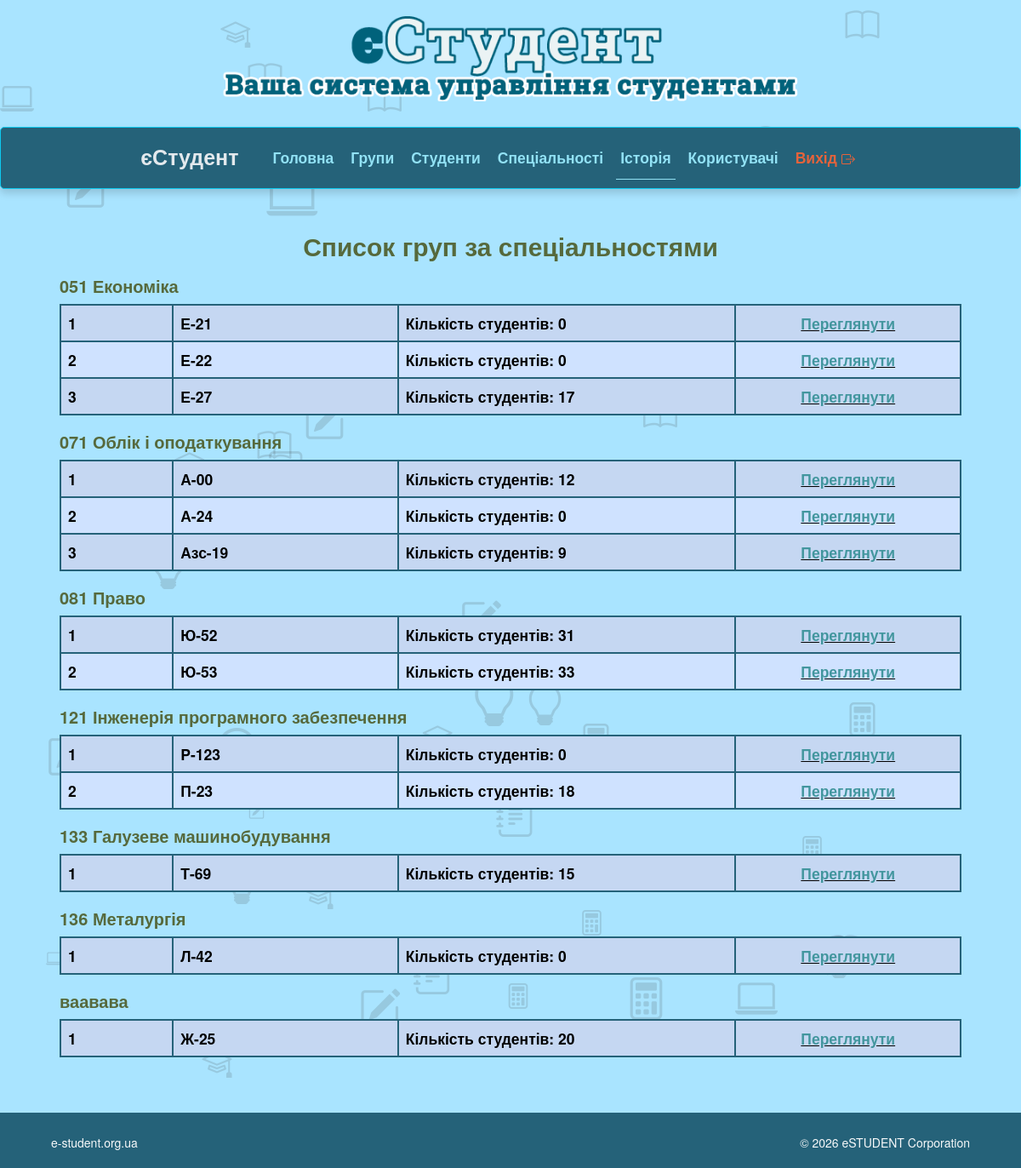
The page /admin/filter_old_group.php (signed in) on the database its author committed.
### tables this page shows
CREATE TABLE `old_st_group` (
  `operation_id` int(11) NOT NULL,
  `operation_name` varchar(63) NOT NULL,
  `operation_date` date NOT NULL,
  `g_vipusc` varchar(3) NOT NULL,
  `g_im` varchar(7) NOT NULL,
  `g_galuz` varchar(50) NOT NULL,
  `g_spec` varchar(80) NOT NULL,
  `g_specz` varchar(80) NOT NULL,
  `g_course` varchar(1) NOT NULL,
  `g_count_stud` int(2) NOT NULL,
  `g_count_derg` int(2) NOT NULL,
  `g_count_comerc` int(2) NOT NULL,
  `g_nastav` varchar(20) NOT NULL,
  `g_formnavch` varchar(10) NOT NULL DEFAULT 'Денна',
  `g_id_sp` varchar(10) NOT NULL
);

### admin/filter_old_group.php (the view, shortened to what this page needs)
<!DOCTYPE html>
<html lang="en">
    <head>
         <link href="https://cdn.jsdelivr.net/npm/bootstrap@5.3.6/dist/css/bootstrap.min.css" rel="stylesheet">
        <link rel="stylesheet" href="../assets/css/bootstrap.css" rel="stylesheet">
		<link rel="stylesheet" href="../css/my_style.css" rel="stylesheet">
	</head>
<body>
    <div id="body-bg">
        <div id="header">
            <div class="container">
                <div class="row">
                    <div class="logo">
                        <a href="index.html" title="">
                            <img style="width: 100%;" src="../assets/img/logo.png" alt="Logo" />
                        </a>
                    </div>
                </div>
            </div>
        </div>
        <?php include ("../include/adm_menu.php"); ?>
        <?php include ("../include/background_icon.php"); ?>
        <div class="container bottom-border">
            <div class="row padding-top-40">
                <div class="col-md-12">
                    <h2 class="text-center" style="color:#56693c;"><strong>Список груп за спеціальностями</strong></h2>
                    <?php
                    $result_specs = mysqli_query($linc, "SELECT DISTINCT g_spec FROM old_st_group   ORDER BY g_spec ASC");
                    if (mysqli_num_rows($result_specs) > 0) {
                        while ($spec = mysqli_fetch_assoc($result_specs)) {
                            echo '<h3 class="fs-2" style="margin-left:10px; margin-top:20px; color:#56693c;"><strong>' . $spec['g_spec'] . '</strong></h3>';
                            $result_groups = mysqli_query($linc, "SELECT * FROM old_st_group  WHERE g_spec='" . mysqli_real_escape_string($linc, $spec['g_spec']) . "' GROUP BY g_im ORDER BY g_im ASC");
                            if (mysqli_num_rows($result_groups) > 0) {
                                echo '<div class="col-md-12" style="margin-top:0px;border:none;">';
                                echo '<table class="table table-primary rounded-1 table-striped 98px fs-3 fs-sm-1 justify-content-center 	table-responsive-md" style="width: 100% ; min-width: 400px;">';
                                $i = 1;
                                while ($group = mysqli_fetch_assoc($result_groups)) {
                                    echo '<tr>';
                                    echo    '<td class="col-md-1" style="white-space: nowrap;"><strong>' . $i . '</strong></td>';
                                    echo    '<td class="col-md-2"><strong>' . $group['g_im'] . '</strong></td>';
                                    echo    '<td class="col-md-3" style="white-space: nowrap;"><strong>Кількість студентів: ' . $group['g_count_stud'] . '</strong></td>';
                                        echo '<td class="col-md-2 fw-bold text-center" style="text-decoration-line: underline; font-size: 16 px;"><strong>';
                                        echo '<a href="view_old	_group.php?g_im=' . $group["g_im"] . '">Переглянути</a>';
                                        echo '</strong></td>';
                                    echo '</tr>';
                                    $i++;
                                }
                                echo '</table></div>';
                            } else {
                                echo '<p class="text-center"><strong>Немає груп для цієї спеціальності</strong></p>';
                            }
                        }
                    } else {
                        echo '<h3 class="fs-2 text-center"><strong>Немає доступних спеціальностей</strong></h3>';
                    }
                    ?>
                </div>
            </div>
        </div>
<?php include ("../include/footer.php");?>
    </div>
</body>
</html>

### css/my_style.css (style rules this page uses)
.container { max-width: 1080px; padding: 10px; width: 100%; }
body { background-color: #3ac1ff6f; }
.logo { margin-bottom: 20px; }
tr,td,th { border-width: 2px; border-color: #256279; align-items:center; justify-items: center; table-layout: auto; }

### include/background_icon.php (style rules this page uses)
body { overflow-x: hidden; position: relative; }

### rows shown on the page
old_st_group: g_im "Е-21", g_count_stud "0"
old_st_group: g_im "Е-22", g_count_stud "0"
old_st_group: g_im "Е-27", g_count_stud "17"
old_st_group: g_im "А-00", g_count_stud "12"
old_st_group: g_im "А-24", g_count_stud "0"
old_st_group: g_im "Азс-19", g_count_stud "9"
old_st_group: g_im "Ю-52", g_count_stud "31"
old_st_group: g_im "Ю-53", g_count_stud "33"
old_st_group: g_im "P-123", g_count_stud "0"
old_st_group: g_im "П-23", g_count_stud "18"
old_st_group: g_im "Т-69", g_count_stud "15"
old_st_group: g_im "Л-42", g_count_stud "0"
old_st_group: g_im "Ж-25", g_count_stud "20"

### other values the page prints
$spec['g_spec'] "051 Економіка"
$spec['g_spec'] "071 Облік і оподаткування"
$spec['g_spec'] "081 Право"
$spec['g_spec'] "121 Інженерія програмного забезпечення"
$spec['g_spec'] "133 Галузеве машинобудування"
$spec['g_spec'] "136 Металургія"
$spec['g_spec'] "ваавава"
